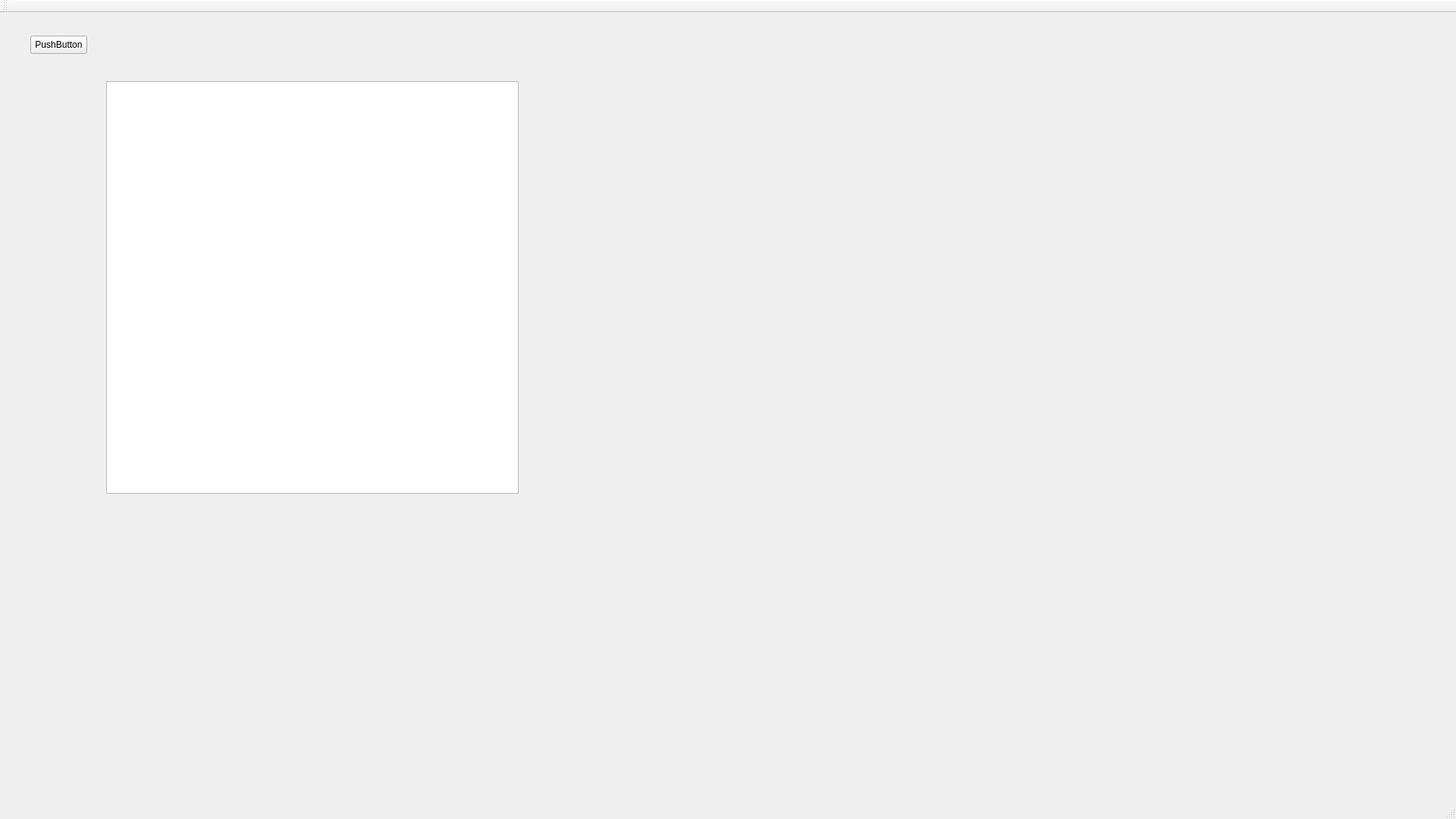
<?xml version="1.0" encoding="UTF-8"?>
<ui version="4.0">
 <class>ChessGameClass</class>
 <widget class="QMainWindow" name="ChessGameClass">
  <property name="geometry">
   <rect>
    <x>0</x>
    <y>0</y>
    <width>1920</width>
    <height>1080</height>
   </rect>
  </property>
  <property name="windowTitle">
   <string>ChessGame</string>
  </property>
  <widget class="QWidget" name="centralWidget">
   <widget class="QTableView" name="tableView">
    <property name="geometry">
     <rect>
      <x>140</x>
      <y>90</y>
      <width>544</width>
      <height>544</height>
     </rect>
    </property>
   </widget>
   <widget class="QPushButton" name="pushButton">
    <property name="geometry">
     <rect>
      <x>40</x>
      <y>30</y>
      <width>75</width>
      <height>24</height>
     </rect>
    </property>
    <property name="text">
     <string>PushButton</string>
    </property>
   </widget>
  </widget>
  <widget class="QMenuBar" name="menuBar">
   <property name="geometry">
    <rect>
     <x>0</x>
     <y>0</y>
     <width>600</width>
     <height>22</height>
    </rect>
   </property>
  </widget>
  <widget class="QToolBar" name="mainToolBar">
   <attribute name="toolBarArea">
    <enum>TopToolBarArea</enum>
   </attribute>
   <attribute name="toolBarBreak">
    <bool>false</bool>
   </attribute>
  </widget>
  <widget class="QStatusBar" name="statusBar"/>
 </widget>
 <layoutdefault spacing="6" margin="11"/>
 <resources>
  <include location="ChessGame.qrc"/>
 </resources>
 <connections/>
</ui>
